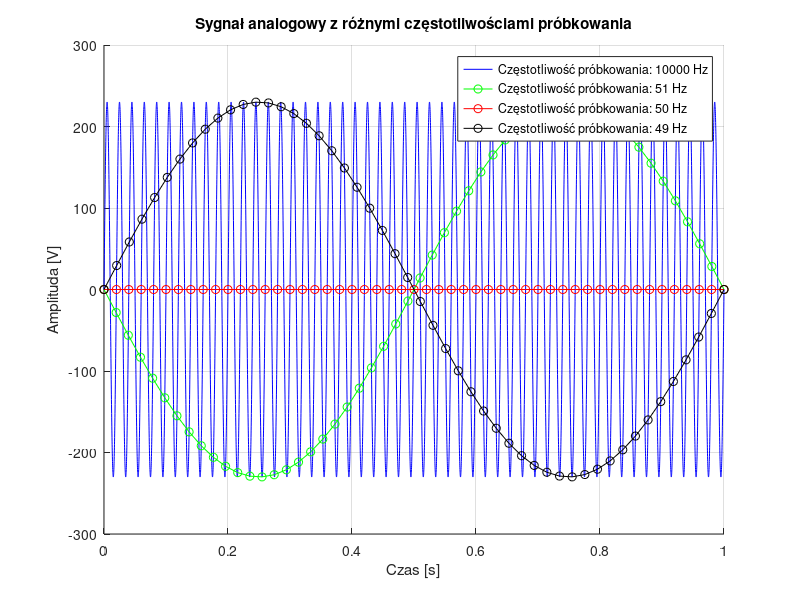

Reproduce this figure in MATLAB.
clear all; close all; clc;

sin_frequency = 50;
sin_amplitude = 230;
sampling_frequencies = [10000, 51, 50, 49];
% sampling_frequencies = [10000, 26, 25, 24];
duration = 1;

signals = {};
for i = 1:length(sampling_frequencies)
    time_domain = 0:1/sampling_frequencies(i):duration;
    sin_wave = sin_amplitude * sin(2 * pi * sin_frequency * time_domain);
    signals{i} = {time_domain, sin_wave};
end

figure;
hold on;
plot(signals{1}{1}, signals{1}{2}, 'b-', 'DisplayName', sprintf('Częstotliwość próbkowania: %d Hz', sampling_frequencies(1)));
plot(signals{2}{1}, signals{2}{2}, 'g-o', 'DisplayName', sprintf('Częstotliwość próbkowania: %d Hz', sampling_frequencies(2)));
plot(signals{3}{1}, signals{3}{2}, 'r-o', 'DisplayName', sprintf('Częstotliwość próbkowania: %d Hz', sampling_frequencies(3)));
plot(signals{4}{1}, signals{4}{2}, 'k-o', 'DisplayName', sprintf('Częstotliwość próbkowania: %d Hz', sampling_frequencies(4)));

title('Sygnał analogowy z różnymi częstotliwościami próbkowania');
xlabel('Czas [s]');
ylabel('Amplituda [V]');
legend('show');
grid on;
hold off;
